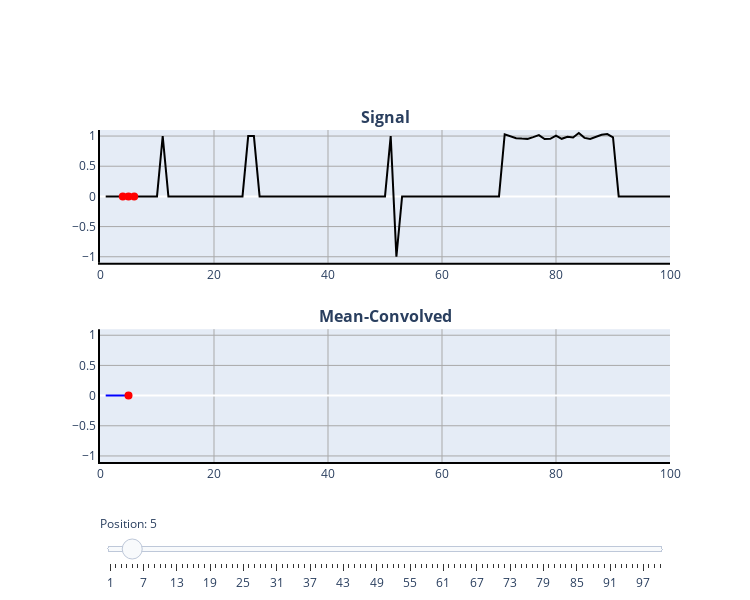

This figure's notebook cell:
### Code cell
#| label: filtFig2jn

# Plot Figure 1

# Module imports

import matplotlib.pyplot as plt
import plotly.graph_objs as go
import numpy as np
from plotly import __version__
from plotly.offline import download_plotlyjs, init_notebook_mode, plot, iplot
from plotly.subplots import make_subplots
config={'showLink': False, 'displayModeBar': False}

init_notebook_mode(connected=True)

# PYTHON CODE

init_notebook_mode(connected=True)


## Setup for plots
fig = make_subplots(rows=2, cols=1, vertical_spacing = 0.2,
                    subplot_titles=(
    '<b>Signal</b>',
    '<b>Mean-Convolved</b>',))

# Setup signal
signal = np.zeros(100)
signal[10] = 1

signal[25:27] = 1

signal[50] = 1
signal[51] = -1

signal[50] = 1
signal[51] = -1

signal[70:90] = np.random.uniform(0.95,1.05,20)

# Compute convolution
convolved = np.zeros(101)

for ii in range(1,100):
    if ii <3 or ii>98:
        continue
    else:
        convolved[ii] = (signal[ii-1]+signal[ii]+signal[ii+1])/3

position = np.arange(1,101)

signal_line = [dict(
            visible = False,
            x = position,
            y = signal,
            name = "Signal",
            mode = 'lines',
            hoverinfo = "y",
            showlegend=False) for ii in range(len(position))]

signal_line[4]['visible'] = True

mean_points = []

mean_points.append(            
        dict(
                visible = False,
                x = position[0:2],
                y = np.array([0,0]),
                name = "Signal",
                hoverinfo = "y",
                showlegend=False
                ))

for ii in range(len(position)-2):
    mean_points.append(            
                dict(
                    visible = False,
                    x = position[ii:ii+3],
                    y = signal[ii:ii+3],
                    name = "Signal",
                    hoverinfo = "y",
                    showlegend=False))
      
mean_points.append(   
            dict(
                visible = False,
                x = position[-2:],
                y = np.array([0,0]),
                name = "Signal",
                hoverinfo = "y",
                showlegend=False
                ))
            
mean_points[4]['visible'] = True

convolved_line = [dict(
            visible = False,
            x = position,
            y = convolved[0:ii+1],
            name = "Mean-Convolved",
            mode = 'lines',
            hoverinfo = "y",
            showlegend=False) for ii in range(len(position))]

convolved_line[4]['visible'] = True


cur_point = []

for ii in range(len(position)):
    cur_point.append(            
                dict(
                    visible = False,
                    x = np.array(position[ii]),
                    y = np.array(convolved[ii]),
                    name = "Current point",
                    hoverinfo = "y",
                    showlegend=False))

cur_point[4]['visible'] = True


# Add traces
for ii in range(len(position)):
    fig.add_trace(go.Scatter(signal_line[ii], line=dict(color="black", width=2)), row= 1, col=1)

for ii in range(len(position)):
    fig.add_trace(go.Scatter(mean_points[ii], marker=dict(
        symbol='circle',
        color='red',
        size= 8,)
        ), row= 1, col=1)

for ii in range(len(position)):
    fig.add_trace(go.Scatter(convolved_line[ii], line=dict(color="blue", width=2)), row= 2, col=1)

for ii in range(len(position)):
    fig.add_trace(go.Scatter(cur_point[ii], marker=dict(
        symbol='circle',
        color='red',
        size= 8,)
        ), row= 2, col=1)

# Create and add slider
steps = []
      
for i in range(len(position)):
    step = dict(
        method="update",
        args=[{"visible": [False] * len(fig.data), "showlegend": [False] * len(fig.data)},],  # layout attribute
        label = str(i+1)
    )
    step["args"][0]["visible"][i] = True  # Toggle i'th trace to "visible"
    step["args"][0]["visible"][i+1*len(position)] = True  # Toggle i'th trace to "visible"
    step["args"][0]["visible"][i+2*len(position)] = True  # Toggle i'th trace to "visible"
    step["args"][0]["visible"][i+3*len(position)] = True  # Toggle i'th trace to "visible"

    steps.append(step)

sliders = [dict(
    active=4,
    currentvalue={"prefix": "Position: "},
    pad={"t": 50},
    steps=steps
)]

layout = go.Layout(
    width=750,
    height=600,
    margin=go.layout.Margin(
        l=100,
        r=80,
        b=100,
        t=130,
    ),
    xaxis=dict(
        showgrid=True,
        gridcolor='rgb(169,169,169)',
        linecolor='black',
        linewidth=2,
        range = [0,100]
    ),
    yaxis=dict(
        showgrid=True,
        gridcolor='rgb(169,169,169)',
        linecolor='black',
        linewidth=2,
        range = [-1.1,1.1]
    ),
    
    xaxis2=dict(
        showgrid=True,
        gridcolor='rgb(169,169,169)',
        linecolor='black',
        linewidth=2,
        range = [0,100]
    ),
    yaxis2=dict(
        showgrid=True,
        gridcolor='rgb(169,169,169)',
        linecolor='black',
        linewidth=2,
        range = [-1.1,1.1]
    ),
    
    legend=dict(
        x=0.25,
        y=1.3,
        traceorder='normal',
        font=dict(
            family='Times New Roman',
            size=12,
            color='#000'
        ),
        bordercolor='#000000',
        borderwidth=2
    ),
    sliders=sliders
)

fig.update_layout(layout)

iplot(fig, filename = 'fig2.html', config = config)
